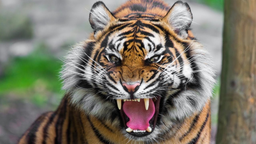
#> input picture tiger.png, 256 x 144 px, shrunk from 1280 x 720 before the run
$ python Img-Compress-Tiger.py
#> lines starting #> are read from the running program, lines starting #| are printed output that depends on the picture
# -*- coding: utf-8 -*-

from skimage import io
from sklearn.cluster import KMeans
import numpy as np

image = io.imread('tiger.png')
#> image is the input picture: shape (144, 256, 3); mean R, G, B 123.5, 118.9, 105.4
io.imshow(image)
io.show()

rows = image.shape[0]
#> rows = 144
cols = image.shape[1]
#> cols = 256

image = image.reshape(image.shape[0]*image.shape[1],3)
kmeans = KMeans(n_clusters = 128, n_init=10, max_iter=200)
kmeans.fit(image)

clusters = np.asarray(kmeans.cluster_centers_,dtype=np.uint8)
labels = np.asarray(kmeans.labels_,dtype=np.uint8 )
labels = labels.reshape(rows,cols);

np.save('Codebook-Tiger.npy',clusters)
io.imsave('Compressed-Tiger.png',labels)
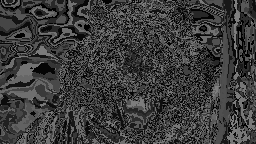
#> saved as Compressed-Tiger.png: shape (144, 256); min 0, max 127, mean 59.8
